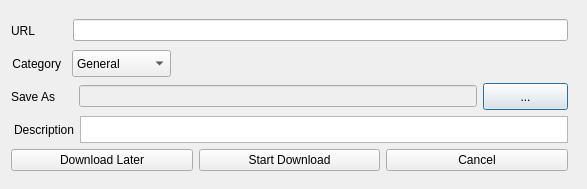
<?xml version="1.0" encoding="UTF-8"?>
<ui version="4.0">
 <class>NewDownloadInfoDialog</class>
 <widget class="QDialog" name="NewDownloadInfoDialog">
  <property name="geometry">
   <rect>
    <x>0</x>
    <y>0</y>
    <width>587</width>
    <height>189</height>
   </rect>
  </property>
  <property name="sizePolicy">
   <sizepolicy hsizetype="Fixed" vsizetype="Fixed">
    <horstretch>0</horstretch>
    <verstretch>0</verstretch>
   </sizepolicy>
  </property>
  <property name="windowTitle">
   <string>New Download</string>
  </property>
  <layout class="QFormLayout" name="formLayout">
   <item row="0" column="0">
    <layout class="QVBoxLayout" name="verticalLayout">
     <property name="sizeConstraint">
      <enum>QLayout::SetFixedSize</enum>
     </property>
     <item>
      <layout class="QHBoxLayout" name="horizontalLayout">
       <property name="spacing">
        <number>6</number>
       </property>
       <property name="sizeConstraint">
        <enum>QLayout::SetDefaultConstraint</enum>
       </property>
       <item alignment="Qt::AlignLeft">
        <widget class="QLabel" name="label">
         <property name="minimumSize">
          <size>
           <width>24</width>
           <height>27</height>
          </size>
         </property>
         <property name="maximumSize">
          <size>
           <width>24</width>
           <height>27</height>
          </size>
         </property>
         <property name="text">
          <string>URL</string>
         </property>
         <property name="alignment">
          <set>Qt::AlignRight|Qt::AlignTrailing|Qt::AlignVCenter</set>
         </property>
         <property name="buddy">
          <cstring>urlinput</cstring>
         </property>
        </widget>
       </item>
       <item>
        <spacer name="horizontalSpacer_2">
         <property name="orientation">
          <enum>Qt::Horizontal</enum>
         </property>
         <property name="sizeType">
          <enum>QSizePolicy::Preferred</enum>
         </property>
         <property name="sizeHint" stdset="0">
          <size>
           <width>32</width>
           <height>0</height>
          </size>
         </property>
        </spacer>
       </item>
       <item>
        <widget class="QLineEdit" name="urlinput"/>
       </item>
      </layout>
     </item>
     <item>
      <layout class="QHBoxLayout" name="horizontalLayout_2">
       <item alignment="Qt::AlignLeft|Qt::AlignVCenter">
        <widget class="QLabel" name="label_2">
         <property name="minimumSize">
          <size>
           <width>50</width>
           <height>25</height>
          </size>
         </property>
         <property name="maximumSize">
          <size>
           <width>50</width>
           <height>25</height>
          </size>
         </property>
         <property name="text">
          <string>Category</string>
         </property>
         <property name="alignment">
          <set>Qt::AlignRight|Qt::AlignTrailing|Qt::AlignVCenter</set>
         </property>
         <property name="buddy">
          <cstring>categoryBox</cstring>
         </property>
        </widget>
       </item>
       <item>
        <spacer name="horizontalSpacer_3">
         <property name="orientation">
          <enum>Qt::Horizontal</enum>
         </property>
         <property name="sizeType">
          <enum>QSizePolicy::Preferred</enum>
         </property>
         <property name="sizeHint" stdset="0">
          <size>
           <width>5</width>
           <height>20</height>
          </size>
         </property>
        </spacer>
       </item>
       <item>
        <widget class="QComboBox" name="categoryBox">
         <property name="minimumSize">
          <size>
           <width>71</width>
           <height>27</height>
          </size>
         </property>
         <property name="maximumSize">
          <size>
           <width>132</width>
           <height>27</height>
          </size>
         </property>
         <item>
          <property name="text">
           <string>General</string>
          </property>
          <property name="icon">
           <iconset resource="images.qrc">
            <normaloff>:/categories/images/prio_0.png</normaloff>:/categories/images/prio_0.png</iconset>
          </property>
         </item>
         <item>
          <property name="text">
           <string>Compressed</string>
          </property>
          <property name="icon">
           <iconset resource="images.qrc">
            <normaloff>:/categories/images/archive.png</normaloff>:/categories/images/archive.png</iconset>
          </property>
         </item>
         <item>
          <property name="text">
           <string>Documents</string>
          </property>
          <property name="icon">
           <iconset resource="images.qrc">
            <normaloff>:/categories/images/document.png</normaloff>:/categories/images/document.png</iconset>
          </property>
         </item>
         <item>
          <property name="text">
           <string>Music</string>
          </property>
          <property name="icon">
           <iconset resource="images.qrc">
            <normaloff>:/categories/images/audio.png</normaloff>:/categories/images/audio.png</iconset>
          </property>
         </item>
         <item>
          <property name="text">
           <string>Programs</string>
          </property>
          <property name="icon">
           <iconset resource="images.qrc">
            <normaloff>:/categories/images/downloadmanagment.png</normaloff>:/categories/images/downloadmanagment.png</iconset>
          </property>
         </item>
         <item>
          <property name="text">
           <string>Video</string>
          </property>
          <property name="icon">
           <iconset resource="images.qrc">
            <normaloff>:/categories/images/video.png</normaloff>:/categories/images/video.png</iconset>
          </property>
         </item>
        </widget>
       </item>
       <item>
        <spacer name="horizontalSpacer">
         <property name="orientation">
          <enum>Qt::Horizontal</enum>
         </property>
         <property name="sizeHint" stdset="0">
          <size>
           <width>40</width>
           <height>20</height>
          </size>
         </property>
        </spacer>
       </item>
      </layout>
     </item>
     <item>
      <layout class="QHBoxLayout" name="horizontalLayout_3">
       <item alignment="Qt::AlignLeft">
        <widget class="QLabel" name="label_3">
         <property name="minimumSize">
          <size>
           <width>62</width>
           <height>27</height>
          </size>
         </property>
         <property name="maximumSize">
          <size>
           <width>42</width>
           <height>27</height>
          </size>
         </property>
         <property name="text">
          <string>Save As</string>
         </property>
         <property name="alignment">
          <set>Qt::AlignLeading|Qt::AlignLeft|Qt::AlignVCenter</set>
         </property>
         <property name="buddy">
          <cstring>SaveToEdit</cstring>
         </property>
        </widget>
       </item>
       <item>
        <widget class="QLineEdit" name="SaveToEdit">
         <property name="enabled">
          <bool>false</bool>
         </property>
        </widget>
       </item>
       <item>
        <widget class="QPushButton" name="browseSaveToButton">
         <property name="minimumSize">
          <size>
           <width>85</width>
           <height>27</height>
          </size>
         </property>
         <property name="maximumSize">
          <size>
           <width>85</width>
           <height>27</height>
          </size>
         </property>
         <property name="text">
          <string>...</string>
         </property>
        </widget>
       </item>
      </layout>
     </item>
     <item>
      <layout class="QHBoxLayout" name="horizontalLayout_4">
       <item>
        <widget class="QLabel" name="label_4">
         <property name="minimumSize">
          <size>
           <width>63</width>
           <height>0</height>
          </size>
         </property>
         <property name="maximumSize">
          <size>
           <width>63</width>
           <height>28</height>
          </size>
         </property>
         <property name="text">
          <string>Description</string>
         </property>
         <property name="alignment">
          <set>Qt::AlignRight|Qt::AlignTrailing|Qt::AlignVCenter</set>
         </property>
         <property name="buddy">
          <cstring>descriptionEdit</cstring>
         </property>
        </widget>
       </item>
       <item>
        <widget class="QPlainTextEdit" name="descriptionEdit">
         <property name="minimumSize">
          <size>
           <width>488</width>
           <height>27</height>
          </size>
         </property>
         <property name="maximumSize">
          <size>
           <width>488</width>
           <height>27</height>
          </size>
         </property>
         <property name="tabChangesFocus">
          <bool>true</bool>
         </property>
        </widget>
       </item>
      </layout>
     </item>
     <item>
      <layout class="QHBoxLayout" name="horizontalLayout_5">
       <item>
        <widget class="QPushButton" name="pushButton_2">
         <property name="text">
          <string>Download Later</string>
         </property>
        </widget>
       </item>
       <item>
        <widget class="QPushButton" name="pushButton_3">
         <property name="text">
          <string>Start Download</string>
         </property>
        </widget>
       </item>
       <item>
        <widget class="QPushButton" name="pushButton_4">
         <property name="text">
          <string>Cancel</string>
         </property>
        </widget>
       </item>
      </layout>
     </item>
    </layout>
   </item>
  </layout>
 </widget>
 <resources>
  <include location="images.qrc"/>
 </resources>
 <connections/>
</ui>
